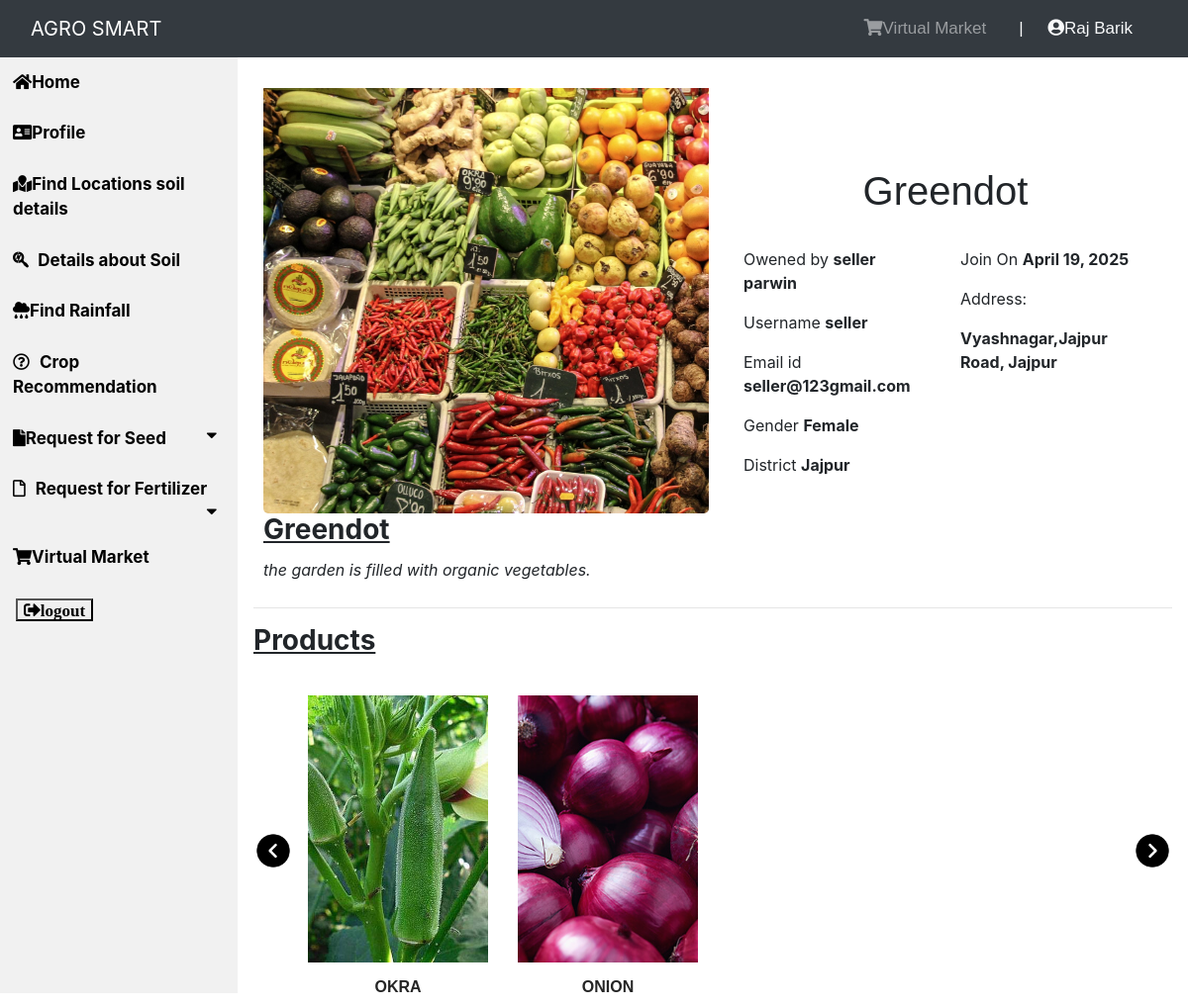
The page /4/visitor_view_seller (signed in) on the database its author committed.
### app/models.py (models this page shows, shortened)
class Visitor(models.Model):
    user = models.OneToOneField(User, on_delete=models.CASCADE)
    joindate = models.DateField(auto_now_add=True)
    email = models.EmailField(unique=True)
    gender = models.CharField(max_length=20)
    district = models.ForeignKey(District, on_delete=models.CASCADE)
    status = models.BooleanField(default=False)
    @property
    def get_name(self):
        return self.user.first_name+" "+self.user.last_name

class Seller(models.Model):
    user = models.OneToOneField(User, on_delete=models.CASCADE)
    joindate = models.DateField(auto_now_add=True)
    garden = models.CharField(max_length=50, unique=True)
    logo = models.ImageField(upload_to='seller logo/')
    email = models.EmailField()
    describe = models.CharField(max_length=1000)
    address = models.CharField(max_length=500)
    gender = models.CharField(max_length=20)
    district = models.ForeignKey(District, on_delete=models.CASCADE)
    status = models.BooleanField(default=False)
    @property
    def get_name(self):
        return self.user.first_name+" "+self.user.last_name

class District(models.Model):
    name = models.CharField(max_length=40)
    def __str__(self):
        return self.name

class Product(models.Model):
    product_name = models.CharField(max_length=30)
    describe = models.CharField(max_length=1000)
    joindate = models.DateField(auto_now_add=True)
    image_1 = models.ImageField(upload_to='product image/')
    image_2 = models.ImageField(upload_to='product image/')
    image_3 = models.ImageField(upload_to='product image/')
    image_4 = models.ImageField(upload_to='product image/')
    seller = models.ForeignKey(Seller, on_delete=models.CASCADE)
    category = models.CharField(max_length=30)
    price = models.IntegerField()
    price_per_quantity = models.CharField(max_length=20)
    status = models.BooleanField(default=False)
    stock = models.BooleanField(default=True)
    activity = models.BooleanField(default=True)

### app/views.py (the view)
# urls.py: path('<int:id>/visitor_view_seller',visitor_view_seller, name='visitor_view_seller'),
@login_required(login_url='visitor_login')
@user_passes_test(is_visitor)
def visitor_view_seller(request, id):
    products=''
    sellers = Seller.objects.all().get(id=id)
    products = Product.objects.all().filter(seller=id,status=True)
    data={'sellers':sellers,'products':products}
    return render(request, 'visitor/visitor_view_seller.html',data)

### app/views.py (called while the page is built)
def is_visitor(user):
    return user.groups.filter(name='VISITOR').exists()

### app/templates/visitor/visitor_view_seller.html (shortened to what this page needs)
{% extends "visitor/visitor_home.html" %}
{% block content %}
{% load static %}
    <div class="content">
        <div class="content-wrapper">
            <div class="column">
                <img src="{{sellers.logo.url}}" class="featured" alt="...">
                <h3 class="card-title"><b><u>{{sellers.garden}}</u></b></h3>
                <p class="card-text"><i>{{sellers.describe}}</i></p>
            </div>
            <div class="column">
                <h1>{{sellers.garden}}</h1>
                <div class="container">
                    <div class="row">
                        <div class="col">
                            <p>Owened by <b>{{sellers.get_name}}</b></p>
                            <p>Username <b>{{sellers.user}}</b></p>
                            <p>Email id <b>{{sellers.email}}</b></p>
                            <p>Gender <b>{{sellers.gender}}</b></p>
                            <p>District <b>{{sellers.district}}</b></p>
                        </div>
                        <div class="col">
                            <p>Join On <b>{{sellers.joindate}}</b></p>
                            <p>Address: <b>{{sellers.address|linebreaks}}</b></p>
                        </div>
                    </div>
                </div>
            </div>
        </div><hr>
        <h3 style="padding-bottom: 20px;"><b><u>Products</u></b></h3>
        <div id="slide-wrapper">
            <img id="slideLeft" class="arrow" src="{% static 'image/leftarrow.png' %}" >
            <div id="slider">
                {% for p in products %}
                <div class="col-lg-3 col-md-4 col-sm-6 " style="display: inline-block;" >
                    <div class="featured__item">
                        <div class="featured__item__pic set-bg" style="background-image: url('{{p.image_1.url}}'); background-size: cover;">
                        </div>
                        <div class="featured__item__text">
                            <h6 style="text-transform: uppercase; font-family: Cairo, sans-serif;"><a href="{% url 'view_product_visitor'  p.id %}"><b>{{p.product_name}}</b></a></h6>
                        </div>
                    </div>
                </div>
                {% empty %}
                <h3 style="text-align: center;"><b>Their is no Approved Product</b></h3>
                {% endfor %}
            </div>
            <img id="slideRight" class="arrow" src="{% static 'image/rightarrow.png' %}" >
        </div>
    </div>
{% endblock %}

### app/templates/visitor/visitor_home.html (shortened to what this page needs)
{% load crispy_forms_tags %}
<html>
    <head>
        <link rel="stylesheet" href="https://use.fontawesome.com/releases/v5.7.0/css/all.css">
        <link rel="stylesheet" href="https://maxcdn.bootstrapcdn.com/bootstrap/4.0.0/css/bootstrap.min.css">
        {% load static %}
        <link rel="stylesheet" type="text/css" href="{% static 'visitor/visitor_home.css' %}">
    </head>
    <body>
    <nav class="navbar navbar-dark navbar-expand-md sticky-top bg-dark">
        <div class="container-fluid"><a class="navbar-brand text-center" href="#" style="margin: 0px 0px;">AGRO SMART</a>
            <div class="collapse navbar-collapse" id="navcol-1">
                <ul class="nav navbar-nav text-light ml-auto">
                    <li class="nav-item" role="presentation"><a class="nav-link" href="{% url 'visitor_market_home' %}"><i class="fas fa-shopping-cart"></i>Virtual Market</a></li>
                    <li class="nav-item" role="presentation"><a class="bar">|</a></li>
                    <li class="nav-item" role="presentation"><a class="user"><i class="fas fa-user-circle"></i>{{user.visitor.get_name}}</a></li>
                </ul>
            </div>
        </div>
    </nav>
    <div class="sidebar">
        <a href="{% url 'visitor_home' %}"><i class="fas fa-home"></i>Home</a>
        <a href="{% url 'visitor_profile' %}"><i class="fas fa-address-card"></i>Profile</a>
        <a href="{% url 'visitor_find_soil' %}"><i class="fas fa-map-marked"></i>Find Locations soil details</a>
        <a href="{% url 'visitor_find_soil_detail' %}"><i class="fab fa-searchengin" style="padding-right: 10px;"></i>Details about Soil</a>
        <a href="{% url 'visitor_find_rainfall' %}"><i class="fas fa-cloud-rain"></i>Find Rainfall</a>
        <a href="{% url 'visitor_find_crop' %}"><i class="far fa-question-circle" style="padding-right: 10px;"></i>Crop Recommendation</a>
        <button class="dropdown-btn"><i class="fas fa-file"></i>Request for Seed<i class="fas fa-caret-down"></i></button>
        <button class="dropdown-btn"><i class="far fa-file" style="padding-right: 10px;"></i>Request for Fertilizer<i class="fas fa-caret-down"></i></button>
        <a href="{% url 'visitor_market_home' %}"><i class="fas fa-shopping-cart"></i>Virtual Market</a>
        <div class="logout">
            <form method="post" action="{% url 'logout' %}">
                <button class="fas fa-sign-out-alt"  type="submit">logout</button>
            </form>
        </div>
    </div>
    {% block content %}{% endblock %}
    </body>
</html>

### app/static/visitor/visitor_home.css (style rules this page uses)
.sidebar { margin: 0; padding: 0; width: 20%; background-color:#f1f1f1; position: fixed; height: 93%; overflow: auto; }
.sidebar a, .dropdown-btn, .dropdown-container a { display: block; color: black; padding: 13px; font-size: 17px; font-weight: bold; text-decoration: none; border: none; background: none; width:100%; text-align: left; cursor: pointer; outline: none; }
.logout { display: block; color: black; padding: 16px; font-size: 17px; font-weight: bold; text-decoration: none; }
div.content { padding: 1px 16px; height: auto; width: 80%; float: right; }
.fa-caret-down { float: right; padding-right: 8px; }
.nav-item { font-size: 17px; font-family:'Lucida Sans', 'Lucida Sans Regular', 'Lucida Grande', 'Lucida Sans Unicode', Geneva, Verdana, sans-serif; padding-right: 25px; }
div.content h1 { text-align: center; padding-top: 10px; font-family: 'Lucida Sans', 'Lucida Sans Regular', 'Lucida Grande', 'Lucida Sans Unicode', Geneva, Verdana, sans-serif; }
div.row { padding-top: 25px }
ul { list-style-type: none; list-style: none; align-items: center; }

### app/templates/visitor/visitor_view_seller.html (style rules this page uses)
.content-wrapper { display: flex; justify-content: center; align-items: center; }
.column { width: 500px; padding: 10px; }
img.featured { width: 450px; height: 450px; object-fit: cover; cursor: pointer; border-radius: 5px; padding-top: 20px; }
#slide-wrapper { max-width: 100%; display: flex; min-height: 100px; align-items: center; padding-top: 10px; }
#slider { width: 95%; display: flex; flex-wrap: nowrap; overflow-x: hidden; }
.arrow { width: 40px; height: 40px; cursor: pointer; transition: .3s; }
.featured__item__text h6 { margin-bottom: 10px; }
.featured__item__text h6 a { color: #252525; }
.featured__item__pic { height: 270px; position: relative; overflow: hidden; background-position: center center; }
.featured__item__text { text-align: center; padding-top: 15px; }

### rows shown on the page
Seller: logo (picture), garden "Greendot", describe "the garden is filled with organic vegetables.", get_name "seller parwin", user "seller", email "seller@123gmail.com", gender "Female", district "Jajpur", joindate "April 19, 2025"
Product: image_1 (picture), product_name "OKRA"
Product: image_1 (picture), product_name "ONION"

### other values the page prints
{{ user.visitor.get_name }} "Raj Barik"
